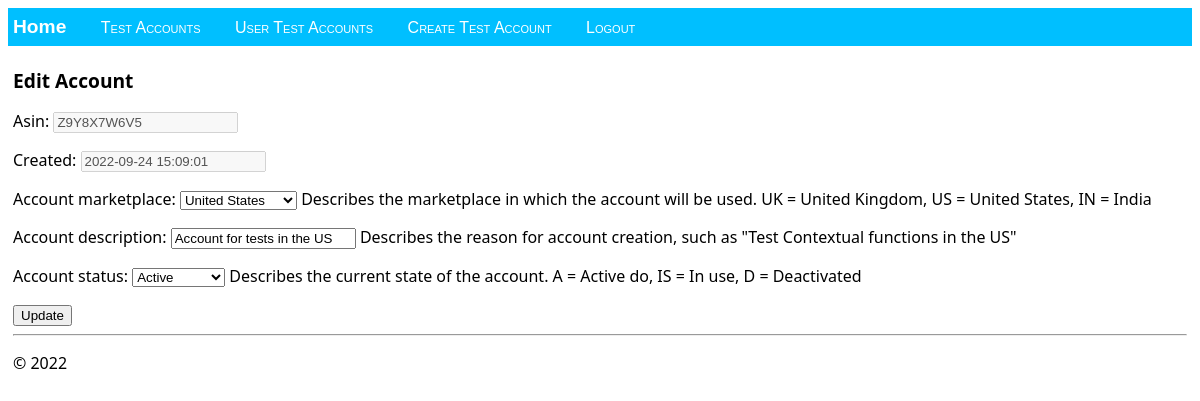
Page /accounts/update/2/ (signed in) on the committed database.
### web_app/models.py (models this page shows)
class Account(models.Model):
    class Marketplace(models.TextChoices):
        US = 'US', 'United States'
        UK = 'UK', 'United Kingdom'
        IN = 'IN', 'India'
    class Status(models.TextChoices):
        A = 'A', 'Active'
        IU = 'IU', 'In use'
        D = 'D', 'Deactivated'
    ASIN = models.CharField(
        _('account ASIN'),
        help_text=_(
            'Account ASIN (Amazon Standard Identification Number)'
        ),
        max_length=50,
        unique=True,
    )
    created = models.DateTimeField('date created')
    marketplace = models.CharField(
        _('account marketplace'),
        choices=Marketplace.choices,
        default=Marketplace.UK,
        help_text=_(
            'Describes the marketplace in which the account will be used. UK = United Kingdom, US = United States, IN = India'
        ),
        max_length=50
    )
    description = models.CharField(
        _('account description'),
        default='',
        help_text=_(
            'Describes the reason for account creation, such as "Test Contextual functions in the US"'
        ),
        max_length=300
    )
    status = models.CharField(
        _('account status'),
        choices=Status.choices,
        default=Status.A,
        help_text=_(
            'Describes the current state of the account. A = Active do, IS = In use, D = Deactivated'
        ),
        max_length=50
    )
    creator = models.ForeignKey(Engineer, on_delete=models.CASCADE, blank=True)

### web_app/views.py (the view)
# urls.py: re_path(r'^accounts/update/(?P<pk>\d)/$', views.edit_account_request, name="edit_account"),
@login_required(login_url="login")
def edit_account_request(request, pk):
    try:
        instance = Account.objects.get(pk=pk)
    except Account.DoesNotExist:
        instance = None
        messages.error(request, "Account does not exist.")
    form = EditAccountForm(data=request.POST or None, instance=instance)
    if request.method == "POST":
        if form.is_valid():
            form.save()
            messages.info(request, "Account successfully updated.")
            return redirect("accounts")
        messages.error(request, "Form is not valid.")
    return render(request=request, template_name="web_app/edit_account_form.html",
                  context={"edit_account_form": form, "instance": instance})

### web_app/forms.py
class EditAccountForm(forms.ModelForm):
    ASIN = forms.CharField(disabled=True)
    created = forms.DateTimeField(disabled=True)
    class Meta:
        model = Account
        fields = ("ASIN", "created", "marketplace", "description", "status")

### web_app/templates/web_app/edit_account_form.html (shortened to what this page needs)
{% extends "web_app/layout.html" %}
{% block content %}
    <h2>Edit Account</h2>
        <form method="POST">
            {{ edit_account_form.as_p }}
        <button type="submit" class="save btn btn-default">Update</button>
    </form>
{% endblock %}

### web_app/static/web_app/site.css (style rules this page uses)
.navbar-brand, h2 { font-size: 1.2em; font-weight: 600; }

### rows in the picture
Account: ASIN "Z9Y8X7W6V5", created "2022-09-24 15:09:01", marketplace "United States", description "Account for tests in the US", status "Active"
